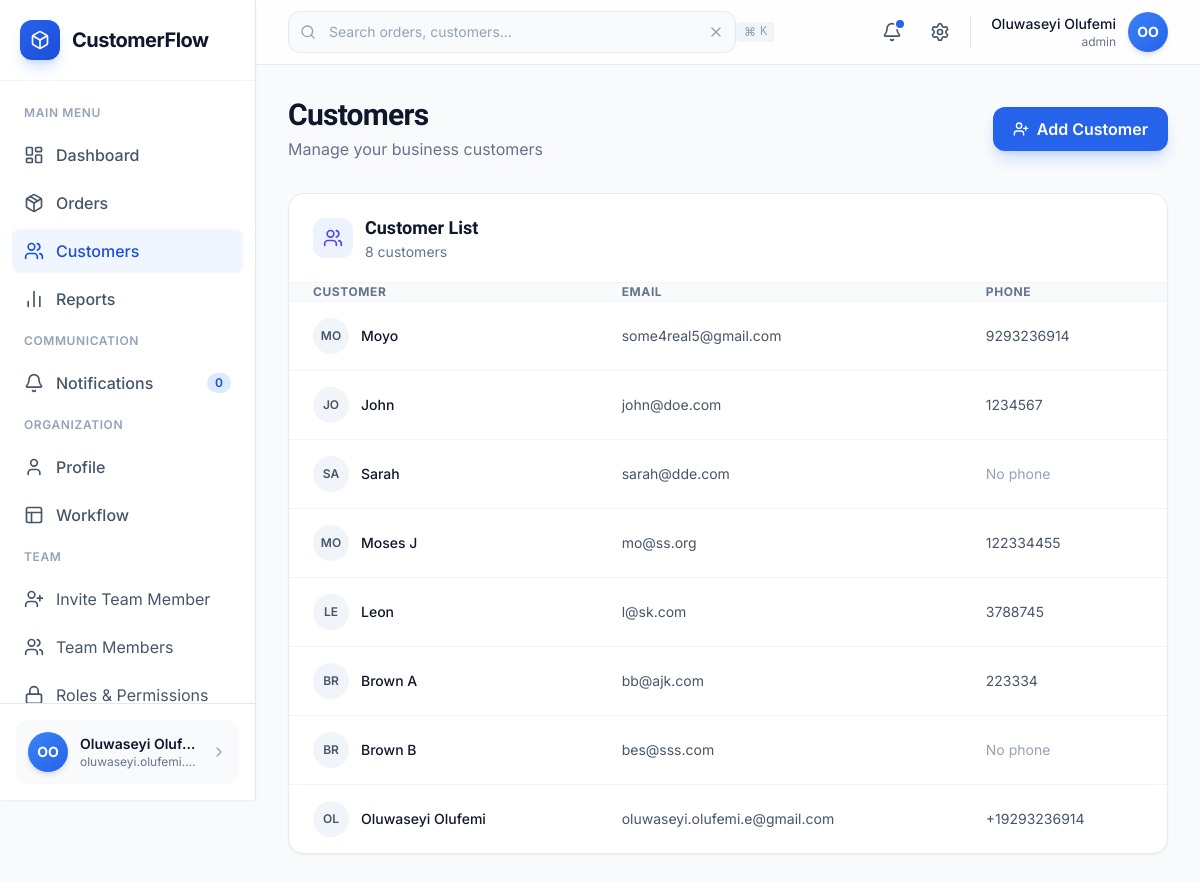
Screenshot of /customers/ (signed in) with the database file from the repository.
### accounts/models.py (models this page shows)
class User(AbstractUser):
    organization = models.ForeignKey(
        Organization,
        on_delete=models.CASCADE,
        null=True,
        blank=True
    )
    role = models.CharField(
        max_length=50,
        default="staff",
        choices=[
            ("admin", "Admin"),
            ("staff", "Staff"),
        ]
    )

### customers/models.py (models this page shows, shortened)
class Customer(models.Model):
    organization = models.ForeignKey(
        Organization,
        on_delete=models.CASCADE
    )
    name = models.CharField(max_length=255)
    email = models.EmailField()
    phone = models.CharField(max_length=20, blank=True, null=True)
    address = models.TextField(blank=True, null=True)
    created_at = models.DateTimeField(auto_now_add=True)

### customers/views.py (the view)
# urls.py: path("", CustomerListView.as_view(), name="list"),
class CustomerListView(ListView):
    model = Customer
    template_name = "customers/list.html"
    context_object_name = "customers"
    def get_queryset(self):
        return Customer.objects.filter(
            organization=self.request.user.organization
        )

### templates/customers/list.html (shortened to what this page needs)
{% extends "layouts/base.html" %}
{% block content %}
<div class="max-w-7xl mx-auto">
  <div class="flex flex-col md:flex-row md:items-center md:justify-between gap-4 mb-8">
    <div>
      <h1 class="text-2xl md:text-3xl font-bold text-slate-900 font-display tracking-tight">
        Customers
      </h1>
      <p class="text-slate-500 mt-1">
        Manage your business customers
      </p>
    </div>
    <a href="{% url 'customers:create' %}"
       class="inline-flex items-center gap-2 px-5 py-2.5 bg-blue-600 text-white font-semibold rounded-xl shadow-lg shadow-blue-600/20 hover:bg-blue-700 transition-all">
      <i data-lucide="user-plus" class="w-4 h-4"></i>
      Add Customer
    </a>
  </div>
  <div class="bg-white rounded-2xl border border-slate-200/80 shadow-sm overflow-hidden">
    <div class="px-6 py-5 border-b border-slate-100 flex items-center gap-3">
      <div class="w-10 h-10 bg-indigo-50 rounded-xl flex items-center justify-center">
        <i data-lucide="users" class="w-5 h-5 text-indigo-600"></i>
      </div>
      <div>
        <h2 class="text-lg font-semibold text-slate-900 font-display">
          Customer List
        </h2>
        <p class="text-sm text-slate-500">
          {{ customers|length }} customers
        </p>
      </div>
    </div>
    <div class="overflow-x-auto">
      <table class="w-full">
        <thead class="bg-slate-50 border-b border-slate-100">
          <tr class="text-left text-xs font-semibold text-slate-500 uppercase tracking-wider">
            <th class="px-6 py-3">Customer</th>
            <th class="px-6 py-3">Email</th>
            <th class="px-6 py-3">Phone</th>
          </tr>
        </thead>
        <tbody class="divide-y divide-slate-100">
          {% for customer in customers %}
          <tr class="hover:bg-slate-50 transition">
            <td class="px-6 py-4">
              <div class="flex items-center gap-3">
                <div class="w-9 h-9 rounded-full bg-slate-100 flex items-center justify-center text-xs font-semibold text-slate-600">
                  {{ customer.name|slice:":2"|upper }}
                </div>
                <span class="text-sm font-medium text-slate-900">
                  {{ customer.name }}
                </span>
              </div>
            </td>
            <td class="px-6 py-4 text-sm text-slate-600">
              {% if customer.email %}
                {{ customer.email }}
              {% else %}
                <span class="text-slate-400 italic">No email</span>
              {% endif %}
            </td>
            <td class="px-6 py-4 text-sm text-slate-600">
              {% if customer.phone %}
                {{ customer.phone }}
              {% else %}
                <span class="text-slate-400 italic">No phone</span>
              {% endif %}
            </td>
          </tr>
          {% endfor %}
        </tbody>
      </table>
    </div>
  </div>
</div>
{% endblock %}

### templates/layouts/sidebar.html (shortened to what this page needs)
{% load static %}
<aside id="sidebar"
class="bg-white h-screen fixed left-0 top-0 shadow-sm flex flex-col justify-between z-50
w-64 border-r border-slate-200 transition-transform duration-300
-translate-x-full lg:translate-x-0">
  <div class="p-5 border-b border-slate-100 flex-shrink-0">
    <a href="{% url 'dashboard:landing' %}">
      <div class="flex items-center gap-3">
        <div class="w-10 h-10 rounded-xl bg-gradient-to-br from-blue-600 to-blue-700 flex items-center justify-center shadow-lg shadow-blue-600/20">
          <i data-lucide="box" class="w-5 h-5 text-white"></i>
        </div>
        <span class="text-xl font-bold text-slate-900 tracking-tight">
          CustomerFlow
        </span>
      </div>
    </a>
  </div>
  <nav class="flex-1 px-3 py-4 space-y-1 overflow-y-auto">
    <p class="px-3 py-2 text-xs font-semibold text-slate-400 uppercase tracking-wider">
      Main Menu
    </p>
    <a href="{% url 'dashboard:home' %}"
    class="flex items-center gap-3 px-3 py-2.5 rounded-lg font-medium transition
    {% if request.resolver_match.url_name == 'home' %}
      bg-blue-50 text-blue-700
    {% else %}
      text-slate-600 hover:bg-slate-50 hover:text-slate-900
    {% endif %}">
      <i data-lucide="layout-dashboard" class="w-5 h-5"></i>
      Dashboard
    </a>
    <a href="{% url 'orders:list' %}"
    class="flex items-center gap-3 px-3 py-2.5 rounded-lg font-medium transition
    {% if request.resolver_match.url_name == 'list' and request.resolver_match.app_name == 'orders' %}
      bg-blue-50 text-blue-700
    {% else %}
      text-slate-600 hover:bg-slate-50 hover:text-slate-900
    {% endif %}">
      <i data-lucide="package" class="w-5 h-5"></i>
      Orders
    </a>
    <a href="{% url 'customers:list' %}"
    class="flex items-center gap-3 px-3 py-2.5 rounded-lg font-medium transition
    {% if request.resolver_match.app_name == 'customers' %}
      bg-blue-50 text-blue-700
    {% else %}
      text-slate-600 hover:bg-slate-50 hover:text-slate-900
    {% endif %}">
      <i data-lucide="users" class="w-5 h-5"></i>
      Customers
    </a>
    <a href="#"
    class="flex items-center gap-3 px-3 py-2.5 rounded-lg font-medium transition text-slate-600 hover:bg-slate-50 hover:text-slate-900">
      <i data-lucide="bar-chart-2" class="w-5 h-5"></i>
      Reports
    </a>
    <p class="px-3 py-2 mt-6 text-xs font-semibold text-slate-400 uppercase tracking-wider">
      Communication
    </p>
    <a href="#"
    class="flex items-center gap-3 px-3 py-2.5 rounded-lg font-medium transition text-slate-600 hover:bg-slate-50 hover:text-slate-900">
      <i data-lucide="bell" class="w-5 h-5"></i>
      Notifications
      <span class="ml-auto bg-blue-100 text-blue-700 text-xs font-semibold px-2 py-0.5 rounded-full">0</span>
    </a>
    <p class="px-3 py-2 mt-6 text-xs font-semibold text-slate-400 uppercase tracking-wider">
      Organization
    </p>
    <a href="#"
    class="flex items-center gap-3 px-3 py-2.5 rounded-lg font-medium transition text-slate-600 hover:bg-slate-50 hover:text-slate-900">
      <i data-lucide="user" class="w-5 h-5"></i>
      Profile
    </a>
    <a href="{% url 'workflows:list' %}"
    class="flex items-center gap-3 px-3 py-2.5 rounded-lg font-medium transition
    {% if request.resolver_match.app_name == 'workflows' %}
      bg-blue-50 text-blue-700
    {% else %}
      text-slate-600 hover:bg-slate-50 hover:text-slate-900
    {% endif %}">
      <i data-lucide="layout" class="w-5 h-5"></i>
      Workflow
    </a>
    {% if user.role == 'admin' %}
    <p class="px-3 py-2 mt-6 text-xs font-semibold text-slate-400 uppercase tracking-wider">
      Team
    </p>
    <a href="{% url 'accounts:invite_staff' %}" class="flex items-center gap-3 px-3 py-2.5 rounded-lg text-slate-600 hover:bg-slate-50">
      <i data-lucide="user-plus" class="w-5 h-5"></i>
      Invite Team Member
    </a>
    <a href="{% url 'accounts:organization_members' %}" class="flex items-center gap-3 px-3 py-2.5 rounded-lg text-slate-600 hover:bg-slate-50">
      <i data-lucide="users" class="w-5 h-5"></i>
      Team Members
    </a>
    <a href="#" class="flex items-center gap-3 px-3 py-2.5 rounded-lg text-slate-600 hover:bg-slate-50">
      <i data-lucide="lock" class="w-5 h-5"></i>
      Roles & Permissions
    </a>
    {% endif %}
  </nav>
  <div class="p-4 border-t flex-shrink-0 relative">
    <button id="sidebarUserBtn"
    class="flex items-center gap-3 w-full p-3 rounded-xl bg-slate-50 hover:bg-slate-100 transition">
      <div class="w-10 h-10 rounded-full bg-gradient-to-br from-blue-500 to-blue-600 flex items-center justify-center text-white font-bold text-sm shadow-md">
        {{ user.first_name|slice:":1" }}{{ user.last_name|slice:":1" }}
      </div>
      <div class="flex-1 min-w-0">
        <p class="text-sm font-semibold text-slate-900 truncate">
          {{ user.first_name }} {{ user.last_name }}
        </p>
        <p class="text-xs text-slate-500 truncate">
          {{ user.email }}
        </p>
      </div>
      <i data-lucide="chevron-right" class="w-4 h-4 text-slate-400"></i>
    </button>
  </div>
</aside>

### templates/layouts/navbar.html (shortened to what this page needs)
{% load static %}
<header class="sticky top-0 z-30 bg-white/80 backdrop-blur-md border-b border-slate-200/80">
    <div class="flex items-center justify-between px-4 md:px-6 lg:px-8 h-16">
        <form method="GET" action="{% url 'dashboard:home' %}" class="hidden md:flex items-center flex-1 max-w-md">
            <div class="relative w-full">
                <i data-lucide="search"
                class="absolute left-3 top-1/2 -translate-y-1/2 w-4 h-4 text-slate-400"></i>
                <input
                    type="text"
                    name="q"
                    value="{{ request.GET.q }}"
                    placeholder="Search orders, customers..."
                    class="w-full pl-10 pr-10 py-2.5 bg-slate-50 border border-slate-200 rounded-xl text-sm md:text-base text-slate-900 placeholder-slate-400 focus:outline-none focus:ring-2 focus:ring-blue-500/20 focus:border-blue-500 transition-all"
                >
                <button type="button" onclick="this.previousElementSibling.value='';"
                        class="absolute right-3 top-1/2 -translate-y-1/2 w-4 h-4 text-slate-400 hover:text-slate-600">
                    <i data-lucide="x" class="w-4 h-4"></i>
                </button>
                <kbd class="absolute right-10 top-1/2 -translate-y-1/2 hidden lg:inline-flex items-center gap-1 px-2 py-0.5 text-xs font-medium text-slate-400 bg-slate-100 rounded">
                    <span>⌘</span>K
                </kbd>
            </div>
        </form>
        <div class="flex items-center gap-2 md:gap-3">
            <button class="relative p-2 rounded-lg hover:bg-slate-100 transition-colors">
                <i data-lucide="bell" class="w-5 h-5 text-slate-600"></i>
                <span class="absolute top-1.5 right-1.5 w-2 h-2 bg-blue-600 rounded-full ring-2 ring-white"></span>
            </button>
            <button class="hidden sm:flex p-2 rounded-lg hover:bg-slate-100 transition-colors">
                <i data-lucide="settings" class="w-5 h-5 text-slate-600"></i>
            </button>
            <div class="hidden sm:flex items-center gap-3 pl-2 relative">
                <div class="text-right">
                    <p class="text-sm font-medium text-slate-900">
                        {{ user.first_name }} {{ user.last_name }}
                    </p>
                    <p class="text-xs text-slate-500">{{ user.role }}</p>
                </div>
                <button onclick="toggleUserMenu()" class="w-10 h-10 rounded-full bg-gradient-to-br from-blue-500 to-blue-600 flex items-center justify-center text-white font-bold text-sm shadow-md cursor-pointer hover:shadow-lg transition-shadow">
                    {{ user.first_name|slice:":1" }}{{ user.last_name|slice:":1" }}
                </button>
            </div>
        </div>
    </div>
</header>

### templates/layouts/base.html (style rules this page uses)
:root { --font-sans: 'Inter', -apple-system, BlinkMacSystemFont, 'Segoe UI', sans-serif; --font-display: 'Plus Jakarta Sans', -apple-system, BlinkMacSystemFont, 'Segoe UI', sans-serif; }
* { font-family: var(--font-sans); }
h1, h2, h3, h4, h5, h6, .font-display { font-family: var(--font-display); }
body { font-feature-settings: 'cv11' 1; -webkit-font-smoothing: antialiased; -moz-osx-font-smoothing: grayscale; }

### rows the page displays
User: first_name "O", last_name "O", first_name "Oluwaseyi", last_name "Oluf…", email "oluwaseyi.olufemi.…", last_name "Olufemi", role "admin"
Customer: name "MO", name "Moyo", email "some4real5@gmail.com", phone "9293236914"
Customer: name "JO", name "John", email "john@doe.com", phone "1234567"
Customer: name "SA", name "Sarah", email "sarah@dde.com", shows "No phone"
Customer: name "MO", name "Moses J", email "mo@ss.org", phone "122334455"
Customer: name "LE", name "Leon", email "l@sk.com", phone "3788745"
Customer: name "BR", name "Brown A", email "bb@ajk.com", phone "223334"
Customer: name "BR", name "Brown B", email "bes@sss.com", shows "No phone"
Customer: name "OL", name "Oluwaseyi Olufemi", email "oluwaseyi.olufemi.e@gmail.com", phone "+19293236914"

### other values shown
{{ customers|length }} "8"
